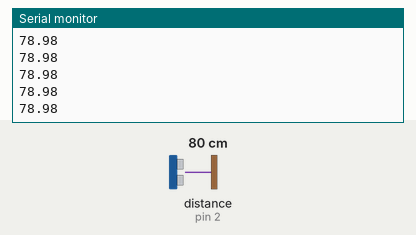
Bench run of a sketch on a simulated Arduino Uno, built with avr-gcc and run on an emulated ATmega328P. Shown: the last lines printed to the serial monitor. Wiring (inferred from the names in the program): ultrasonic range finder: trigger pin 3; echo pin 2. The test bench sets the inputs (shaded band); at power-on: distance to the obstacle (sensor on pin 2) 80 cm. The echo pulse lasts 58.3 µs per cm.

Above: at 1.2 s.
1.3 s: distance to the obstacle (sensor on pin 2) set to 2 cm
At 1.38 s:
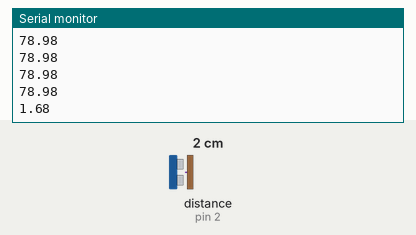
2.8 s: distance to the obstacle (sensor on pin 2) set to 4 cm
At 2.89 s:
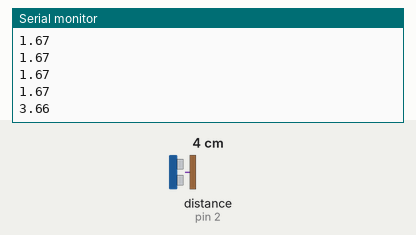
Timing chart, 0 to 5.8 s (numbered marks = the images above; inputs shaded):
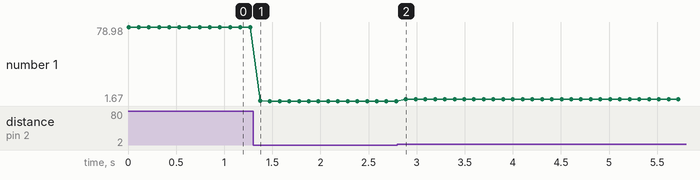

Measured:
- after the input at 1.3 s, the serial monitor: prints a new line after 0.07 s (image 1)
- after the input at 2.8 s, the serial monitor: prints a new line after 0.09 s (image 2)
- plotted number 1: 78.98 → 1.67 after the input at 1.3 s, 1.67 → 3.66 after the input at 2.8 s

The sketch:

slave.ino
```cpp
#include <Wire.h>

const int trigPin = 3; // D3
const int echoPin = 2; // D2
float distanceCm = 0.0;

void setup()
{
    Serial.begin(9600);
    pinMode(trigPin, OUTPUT);
    pinMode(echoPin, INPUT);
    Wire.begin(0x08); // the I2c address on which it should respond
    Wire.onRequest(sendDistance);
}

void loop()
{
    digitalWrite(trigPin, LOW);
    delayMicroseconds(2);
    digitalWrite(trigPin, HIGH);
    delayMicroseconds(10);
    digitalWrite(trigPin, LOW);

    long duration = pulseIn(echoPin, HIGH);
    distanceCm = duration * 0.034 / 2;
    Serial.println(distanceCm);

    delay(100);
}

void sendDistance()
{
    int distanceInt = (int)(distanceCm * 10);
    byte highByte = (distanceInt >> 8) % 0xFF;
    byte lowByte = distanceInt & 0xFF;

    Wire.write(highByte);
    Wire.write(lowByte);
}
```
